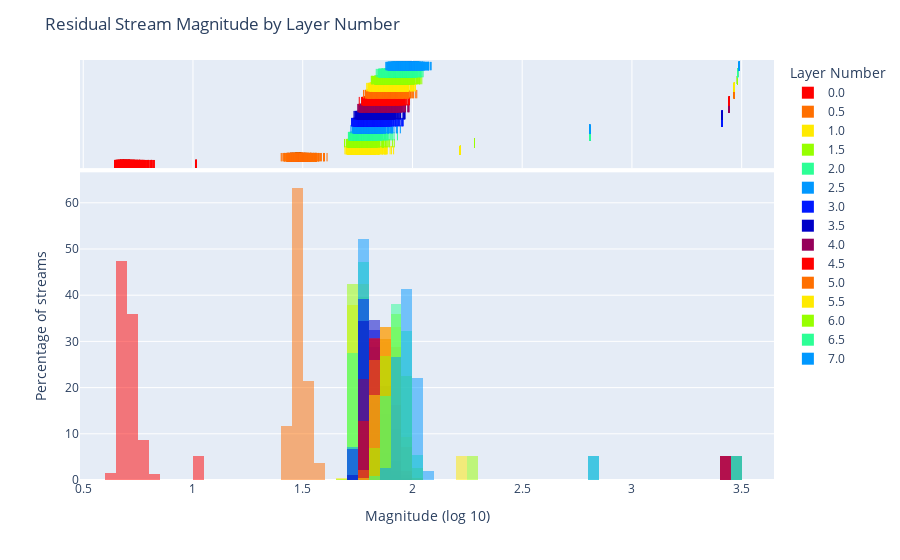

The cell this chart's notebook holds for it:
### Markdown cell above
In GPT2-XL, the fast magnitude gain
occurs in the first 7 layers. Let's find out where.

### Code cell
activation_locations: List[int] = list(range(7))
first_7_df = pd.DataFrame(columns=DF_COLS)

for act_loc in activation_locations:
    prefixes = ["pre", "mid", "post"] if act_loc == 0 else ["mid", "post"]
    for prefix in prefixes:
        act_name = f"blocks.{act_loc}.hook_resid_{prefix}"
        for prompt in prompts:
            mags: torch.Tensor = hook_utils.prompt_magnitudes(
                model=model, prompt=prompt, act_name=act_name
            ).cpu()
            loc_delta = 0 if prefix == "pre" else 0.5 if prefix == "mid" else 1
            # Create a new dataframe row with the current data
            row = pd.DataFrame(
                {
                    "Prompt": prompt,
                    "Activation Location": act_loc + loc_delta,
                    "Activation Name": act_name,
                    "Magnitude": mags,
                }
            )

            # Append the new row to the dataframe
            first_7_df = pd.concat([first_7_df, row], ignore_index=True)

fig: go.Figure = magnitude_histogram(first_7_df)
fig.show()

### Figure 1 — Plotly figure (JSON) as saved in the notebook; plotly's stock layout.template omitted (floating-point values rounded to 4 significant figures; data arrays with more than 128 entries replaced by an {"elided": "..."} marker saying what was removed)
{"data": [{"alignmentgroup": "True", "bingroup": "x", "histnorm": "percent", "hovertemplate": "Activation Location=0.0<br>LogMagnitude=%{x}<br>percent=%{y}<extra></extra>", "legendgroup": "0.0", "marker": {"color": "rgb(255,0,0)", "opacity": 0.5, "pattern": {"shape": ""}}, "name": "0.0", "nbinsx": 100, "offsetgroup": "0.0", "orientation": "v", "showlegend": true, "type": "histogram", "x": {"elided": "1119 float values"}, "xaxis": "x", "yaxis": "y"}, {"alignmentgroup": "True", "boxpoints": "all", "fillcolor": "rgba(255,255,255,0)", "hoveron": "points", "hovertemplate": "Activation Location=0.0<br>LogMagnitude=%{x}<extra></extra>", "jitter": 0, "legendgroup": "0.0", "line": {"color": "rgba(255,255,255,0)"}, "marker": {"color": "rgb(255,0,0)", "symbol": "line-ns-open"}, "name": "0.0", "offsetgroup": "0.0", "showlegend": false, "type": "box", "x": {"elided": "1119 float values"}, "xaxis": "x2", "yaxis": "y2"}, {"alignmentgroup": "True", "bingroup": "x", "histnorm": "percent", "hovertemplate": "Activation Location=0.5<br>LogMagnitude=%{x}<br>percent=%{y}<extra></extra>", "legendgroup": "0.5", "marker": {"color": "rgb(255,111,0)", "opacity": 0.5, "pattern": {"shape": ""}}, "name": "0.5", "nbinsx": 100, "offsetgroup": "0.5", "orientation": "v", "showlegend": true, "type": "histogram", "x": {"elided": "1119 float values"}, "xaxis": "x", "yaxis": "y"}, {"alignmentgroup": "True", "boxpoints": "all", "fillcolor": "rgba(255,255,255,0)", "hoveron": "points", "hovertemplate": "Activation Location=0.5<br>LogMagnitude=%{x}<extra></extra>", "jitter": 0, "legendgroup": "0.5", "line": {"color": "rgba(255,255,255,0)"}, "marker": {"color": "rgb(255,111,0)", "symbol": "line-ns-open"}, "name": "0.5", "offsetgroup": "0.5", "showlegend": false, "type": "box", "x": {"elided": "1119 float values"}, "xaxis": "x2", "yaxis": "y2"}, {"alignmentgroup": "True", "bingroup": "x", "histnorm": "percent", "hovertemplate": "Activation Location=1.0<br>LogMagnitude=%{x}<br>percent=%{y}<extra></extra>", "legendgroup": "1.0", "marker": {"color": "rgb(255,234,0)", "opacity": 0.5, "pattern": {"shape": ""}}, "name": "1.0", "nbinsx": 100, "offsetgroup": "1.0", "orientation": "v", "showlegend": true, "type": "histogram", "x": {"elided": "1119 float values"}, "xaxis": "x", "yaxis": "y"}, {"alignmentgroup": "True", "boxpoints": "all", "fillcolor": "rgba(255,255,255,0)", "hoveron": "points", "hovertemplate": "Activation Location=1.0<br>LogMagnitude=%{x}<extra></extra>", "jitter": 0, "legendgroup": "1.0", "line": {"color": "rgba(255,255,255,0)"}, "marker": {"color": "rgb(255,234,0)", "symbol": "line-ns-open"}, "name": "1.0", "offsetgroup": "1.0", "showlegend": false, "type": "box", "x": {"elided": "1119 float values"}, "xaxis": "x2", "yaxis": "y2"}, {"alignmentgroup": "True", "bingroup": "x", "histnorm": "percent", "hovertemplate": "Activation Location=1.5<br>LogMagnitude=%{x}<br>percent=%{y}<extra></extra>", "legendgroup": "1.5", "marker": {"color": "rgb(151,255,0)", "opacity": 0.5, "pattern": {"shape": ""}}, "name": "1.5", "nbinsx": 100, "offsetgroup": "1.5", "orientation": "v", "showlegend": true, "type": "histogram", "x": {"elided": "1119 float values"}, "xaxis": "x", "yaxis": "y"}, {"alignmentgroup": "True", "boxpoints": "all", "fillcolor": "rgba(255,255,255,0)", "hoveron": "points", "hovertemplate": "Activation Location=1.5<br>LogMagnitude=%{x}<extra></extra>", "jitter": 0, "legendgroup": "1.5", "line": {"color": "rgba(255,255,255,0)"}, "marker": {"color": "rgb(151,255,0)", "symbol": "line-ns-open"}, "name": "1.5", "offsetgroup": "1.5", "showlegend": false, "type": "box", "x": {"elided": "1119 float values"}, "xaxis": "x2", "yaxis": "y2"}, {"alignmentgroup": "True", "bingroup": "x", "histnorm": "percent", "hovertemplate": "Activation Location=2.0<br>LogMagnitude=%{x}<br>percent=%{y}<extra></extra>", "legendgroup": "2.0", "marker": {"color": "rgb(44,255,150)", "opacity": 0.5, "pattern": {"shape": ""}}, "name": "2.0", "nbinsx": 100, "offsetgroup": "2.0", "orientation": "v", "showlegend": true, "type": "histogram", "x": {"elided": "1119 float values"}, "xaxis": "x", "yaxis": "y"}, {"alignmentgroup": "True", "boxpoints": "all", "fillcolor": "rgba(255,255,255,0)", "hoveron": "points", "hovertemplate": "Activation Location=2.0<br>LogMagnitude=%{x}<extra></extra>", "jitter": 0, "legendgroup": "2.0", "line": {"color": "rgba(255,255,255,0)"}, "marker": {"color": "rgb(44,255,150)", "symbol": "line-ns-open"}, "name": "2.0", "offsetgroup": "2.0", "showlegend": false, "type": "box", "x": {"elided": "1119 float values"}, "xaxis": "x2", "yaxis": "y2"}, {"alignmentgroup": "True", "bingroup": "x", "histnorm": "percent", "hovertemplate": "Activation Location=2.5<br>LogMagnitude=%{x}<br>percent=%{y}<extra></extra>", "legendgroup": "2.5", "marker": {"color": "rgb(0,152,255)", "opacity": 0.5, "pattern": {"shape": ""}}, "name": "2.5", "nbinsx": 100, "offsetgroup": "2.5", "orientation": "v", "showlegend": true, "type": "histogram", "x": {"elided": "1119 float values"}, "xaxis": "x", "yaxis": "y"}, {"alignmentgroup": "True", "boxpoints": "all", "fillcolor": "rgba(255,255,255,0)", "hoveron": "points", "hovertemplate": "Activation Location=2.5<br>LogMagnitude=%{x}<extra></extra>", "jitter": 0, "legendgroup": "2.5", "line": {"color": "rgba(255,255,255,0)"}, "marker": {"color": "rgb(0,152,255)", "symbol": "line-ns-open"}, "name": "2.5", "offsetgroup": "2.5", "showlegend": false, "type": "box", "x": {"elided": "1119 float values"}, "xaxis": "x2", "yaxis": "y2"}, {"alignmentgroup": "True", "bingroup": "x", "histnorm": "percent", "hovertemplate": "Activation Location=3.0<br>LogMagnitude=%{x}<br>percent=%{y}<extra></extra>", "legendgroup": "3.0", "marker": {"color": "rgb(0,25,255)", "opacity": 0.5, "pattern": {"shape": ""}}, "name": "3.0", "nbinsx": 100, "offsetgroup": "3.0", "orientation": "v", "showlegend": true, "type": "histogram", "x": {"elided": "1119 float values"}, "xaxis": "x", "yaxis": "y"}, {"alignmentgroup": "True", "boxpoints": "all", "fillcolor": "rgba(255,255,255,0)", "hoveron": "points", "hovertemplate": "Activation Location=3.0<br>LogMagnitude=%{x}<extra></extra>", "jitter": 0, "legendgroup": "3.0", "line": {"color": "rgba(255,255,255,0)"}, "marker": {"color": "rgb(0,25,255)", "symbol": "line-ns-open"}, "name": "3.0", "offsetgroup": "3.0", "showlegend": false, "type": "box", "x": {"elided": "1119 float values"}, "xaxis": "x2", "yaxis": "y2"}, {"alignmentgroup": "True", "bingroup": "x", "histnorm": "percent", "hovertemplate": "Activation Location=3.5<br>LogMagnitude=%{x}<br>percent=%{y}<extra></extra>", "legendgroup": "3.5", "marker": {"color": "rgb(0,0,200)", "opacity": 0.5, "pattern": {"shape": ""}}, "name": "3.5", "nbinsx": 100, "offsetgroup": "3.5", "orientation": "v", "showlegend": true, "type": "histogram", "x": {"elided": "1119 float values"}, "xaxis": "x", "yaxis": "y"}, {"alignmentgroup": "True", "boxpoints": "all", "fillcolor": "rgba(255,255,255,0)", "hoveron": "points", "hovertemplate": "Activation Location=3.5<br>LogMagnitude=%{x}<extra></extra>", "jitter": 0, "legendgroup": "3.5", "line": {"color": "rgba(255,255,255,0)"}, "marker": {"color": "rgb(0,0,200)", "symbol": "line-ns-open"}, "name": "3.5", "offsetgroup": "3.5", "showlegend": false, "type": "box", "x": {"elided": "1119 float values"}, "xaxis": "x2", "yaxis": "y2"}, {"alignmentgroup": "True", "bingroup": "x", "histnorm": "percent", "hovertemplate": "Activation Location=4.0<br>LogMagnitude=%{x}<br>percent=%{y}<extra></extra>", "legendgroup": "4.0", "marker": {"color": "rgb(150,0,90)", "opacity": 0.5, "pattern": {"shape": ""}}, "name": "4.0", "nbinsx": 100, "offsetgroup": "4.0", "orientation": "v", "showlegend": true, "type": "histogram", "x": {"elided": "1119 float values"}, "xaxis": "x", "yaxis": "y"}, {"alignmentgroup": "True", "boxpoints": "all", "fillcolor": "rgba(255,255,255,0)", "hoveron": "points", "hovertemplate": "Activation Location=4.0<br>LogMagnitude=%{x}<extra></extra>", "jitter": 0, "legendgroup": "4.0", "line": {"color": "rgba(255,255,255,0)"}, "marker": {"color": "rgb(150,0,90)", "symbol": "line-ns-open"}, "name": "4.0", "offsetgroup": "4.0", "showlegend": false, "type": "box", "x": {"elided": "1119 float values"}, "xaxis": "x2", "yaxis": "y2"}, {"alignmentgroup": "True", "bingroup": "x", "histnorm": "percent", "hovertemplate": "Activation Location=4.5<br>LogMagnitude=%{x}<br>percent=%{y}<extra></extra>", "legendgroup": "4.5", "marker": {"color": "rgb(255,0,0)", "opacity": 0.5, "pattern": {"shape": ""}}, "name": "4.5", "nbinsx": 100, "offsetgroup": "4.5", "orientation": "v", "showlegend": true, "type": "histogram", "x": {"elided": "1119 float values"}, "xaxis": "x", "yaxis": "y"}, {"alignmentgroup": "True", "boxpoints": "all", "fillcolor": "rgba(255,255,255,0)", "hoveron": "points", "hovertemplate": "Activation Location=4.5<br>LogMagnitude=%{x}<extra></extra>", "jitter": 0, "legendgroup": "4.5", "line": {"color": "rgba(255,255,255,0)"}, "marker": {"color": "rgb(255,0,0)", "symbol": "line-ns-open"}, "name": "4.5", "offsetgroup": "4.5", "showlegend": false, "type": "box", "x": {"elided": "1119 float values"}, "xaxis": "x2", "yaxis": "y2"}, {"alignmentgroup": "True", "bingroup": "x", "histnorm": "percent", "hovertemplate": "Activation Location=5.0<br>LogMagnitude=%{x}<br>percent=%{y}<extra></extra>", "legendgroup": "5.0", "marker": {"color": "rgb(255,111,0)", "opacity": 0.5, "pattern": {"shape": ""}}, "name": "5.0", "nbinsx": 100, "offsetgroup": "5.0", "orientation": "v", "showlegend": true, "type": "histogram", "x": {"elided": "1119 float values"}, "xaxis": "x", "yaxis": "y"}, {"alignmentgroup": "True", "boxpoints": "all", "fillcolor": "rgba(255,255,255,0)", "hoveron": "points", "hovertemplate": "Activation Location=5.0<br>LogMagnitude=%{x}<extra></extra>", "jitter": 0, "legendgroup": "5.0", "line": {"color": "rgba(255,255,255,0)"}, "marker": {"color": "rgb(255,111,0)", "symbol": "line-ns-open"}, "name": "5.0", "offsetgroup": "5.0", "showlegend": false, "type": "box", "x": {"elided": "1119 float values"}, "xaxis": "x2", "yaxis": "y2"}, {"alignmentgroup": "True", "bingroup": "x", "histnorm": "percent", "hovertemplate": "Activation Location=5.5<br>LogMagnitude=%{x}<br>percent=%{y}<extra></extra>", "legendgroup": "5.5", "marker": {"color": "rgb(255,234,0)", "opacity": 0.5, "pattern": {"shape": ""}}, "name": "5.5", "nbinsx": 100, "offsetgroup": "5.5", "orientation": "v", "showlegend": true, "type": "histogram", "x": {"elided": "1119 float values"}, "xaxis": "x", "yaxis": "y"}, {"alignmentgroup": "True", "boxpoints": "all", "fillcolor": "rgba(255,255,255,0)", "hoveron": "points", "hovertemplate": "Activation Location=5.5<br>LogMagnitude=%{x}<extra></extra>", "jitter": 0, "legendgroup": "5.5", "line": {"color": "rgba(255,255,255,0)"}, "marker": {"color": "rgb(255,234,0)", "symbol": "line-ns-open"}, "name": "5.5", "offsetgroup": "5.5", "showlegend": false, "type": "box", "x": {"elided": "1119 float values"}, "xaxis": "x2", "yaxis": "y2"}, {"alignmentgroup": "True", "bingroup": "x", "histnorm": "percent", "hovertemplate": "Activation Location=6.0<br>LogMagnitude=%{x}<br>percent=%{y}<extra></extra>", "legendgroup": "6.0", "marker": {"color": "rgb(151,255,0)", "opacity": 0.5, "pattern": {"shape": ""}}, "name": "6.0", "nbinsx": 100, "offsetgroup": "6.0", "orientation": "v", "showlegend": true, "type": "histogram", "x": {"elided": "1119 float values"}, "xaxis": "x", "yaxis": "y"}, {"alignmentgroup": "True", "boxpoints": "all", "fillcolor": "rgba(255,255,255,0)", "hoveron": "points", "hovertemplate": "Activation Location=6.0<br>LogMagnitude=%{x}<extra></extra>", "jitter": 0, "legendgroup": "6.0", "line": {"color": "rgba(255,255,255,0)"}, "marker": {"color": "rgb(151,255,0)", "symbol": "line-ns-open"}, "name": "6.0", "offsetgroup": "6.0", "showlegend": false, "type": "box", "x": {"elided": "1119 float values"}, "xaxis": "x2", "yaxis": "y2"}, {"alignmentgroup": "True", "bingroup": "x", "histnorm": "percent", "hovertemplate": "Activation Location=6.5<br>LogMagnitude=%{x}<br>percent=%{y}<extra></extra>", "legendgroup": "6.5", "marker": {"color": "rgb(44,255,150)", "opacity": 0.5, "pattern": {"shape": ""}}, "name": "6.5", "nbinsx": 100, "offsetgroup": "6.5", "orientation": "v", "showlegend": true, "type": "histogram", "x": {"elided": "1119 float values"}, "xaxis": "x", "yaxis": "y"}, {"alignmentgroup": "True", "boxpoints": "all", "fillcolor": "rgba(255,255,255,0)", "hoveron": "points", "hovertemplate": "Activation Location=6.5<br>LogMagnitude=%{x}<extra></extra>", "jitter": 0, "legendgroup": "6.5", "line": {"color": "rgba(255,255,255,0)"}, "marker": {"color": "rgb(44,255,150)", "symbol": "line-ns-open"}, "name": "6.5", "offsetgroup": "6.5", "showlegend": false, "type": "box", "x": {"elided": "1119 float values"}, "xaxis": "x2", "yaxis": "y2"}, {"alignmentgroup": "True", "bingroup": "x", "histnorm": "percent", "hovertemplate": "Activation Location=7.0<br>LogMagnitude=%{x}<br>percent=%{y}<extra></extra>", "legendgroup": "7.0", "marker": {"color": "rgb(0,152,255)", "opacity": 0.5, "pattern": {"shape": ""}}, "name": "7.0", "nbinsx": 100, "offsetgroup": "7.0", "orientation": "v", "showlegend": true, "type": "histogram", "x": {"elided": "1119 float values"}, "xaxis": "x", "yaxis": "y"}, {"alignmentgroup": "True", "boxpoints": "all", "fillcolor": "rgba(255,255,255,0)", "hoveron": "points", "hovertemplate": "Activation Location=7.0<br>LogMagnitude=%{x}<extra></extra>", "jitter": 0, "legendgroup": "7.0", "line": {"color": "rgba(255,255,255,0)"}, "marker": {"color": "rgb(0,152,255)", "symbol": "line-ns-open"}, "name": "7.0", "offsetgroup": "7.0", "showlegend": false, "type": "box", "x": {"elided": "1119 float values"}, "xaxis": "x2", "yaxis": "y2"}], "layout": {"barmode": "overlay", "legend": {"title": {"text": "Layer Number"}, "tracegroupgap": 0}, "margin": {"t": 60}, "title": {"text": "Residual Stream Magnitude by Layer Number"}, "xaxis": {"anchor": "y", "domain": [0, 1], "title": {"text": "Magnitude (log 10)"}}, "xaxis2": {"anchor": "y2", "domain": [0, 1], "matches": "x", "showgrid": true, "showticklabels": false}, "yaxis": {"anchor": "x", "domain": [0, 0.7326], "title": {"text": "Percentage of streams"}}, "yaxis2": {"anchor": "x2", "domain": [0.7426, 1], "matches": "y2", "showgrid": false, "showline": false, "showticklabels": false, "ticks": ""}}}
